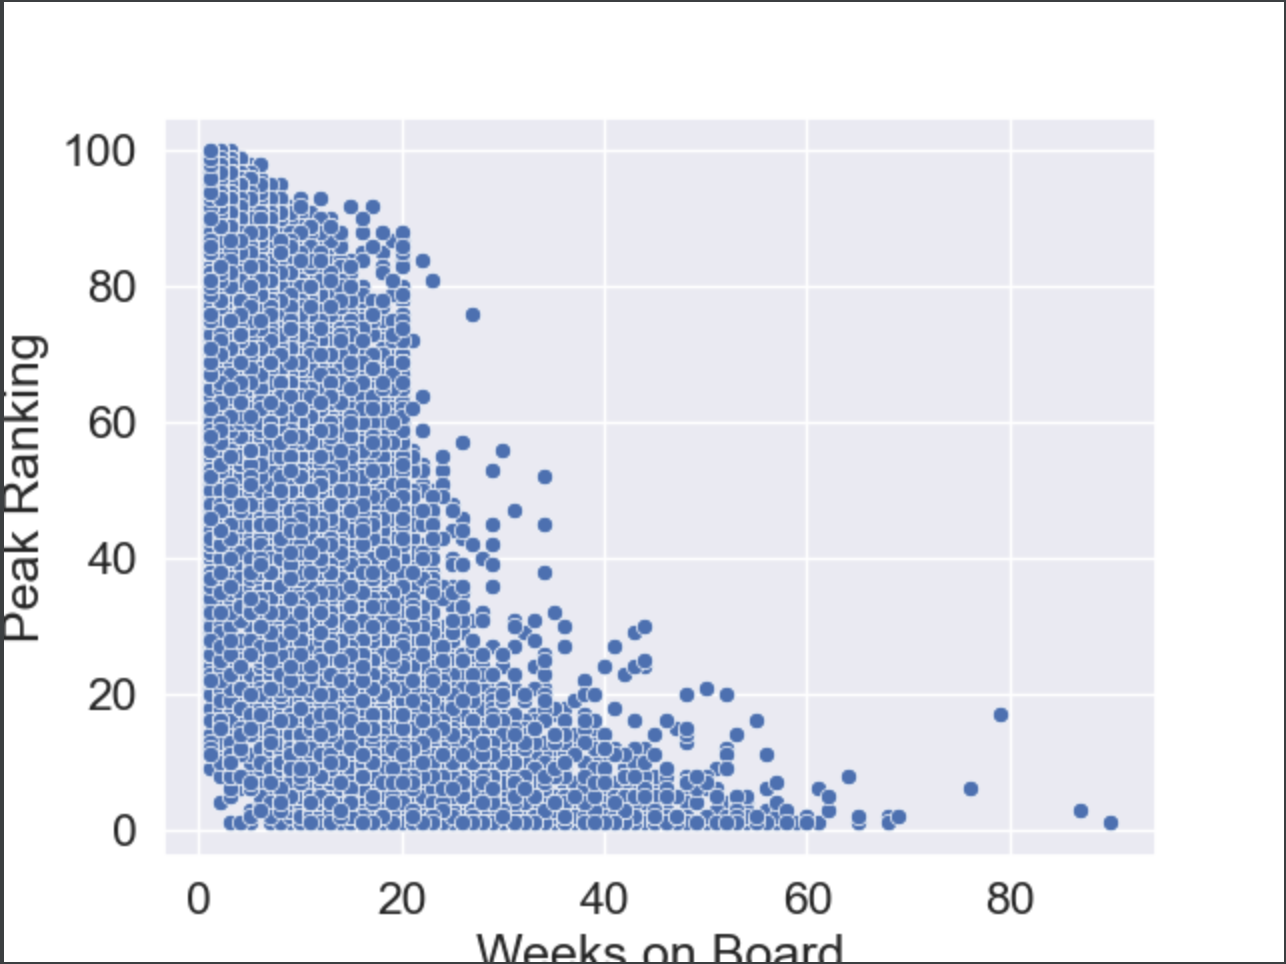

Source code (Python):
import pandas as pd
import numpy as np
import seaborn as sns
import matplotlib.pyplot as plt



if __name__ == '__main__':
    df=pd.read_csv("charts.csv")

    df['song-artist']=df['song']+" "+df['artist']
    df=df[['song-artist','peak-rank','weeks-on-board']]
    df=df.drop_duplicates('song-artist')
    sns.set_context("notebook")
    sns.set_style("darkgrid")
    sns.set(font_scale=1.5)
    plt.figure()
    g = sns.scatterplot(x="weeks-on-board", y="peak-rank", data=df, palette="Blues", alpha=1  )
    g.set(xlabel='Weeks on Board', ylabel='Peak Ranking')
    plt.show()
